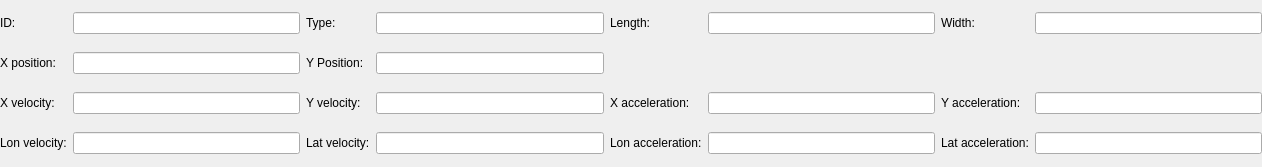
<?xml version="1.0" encoding="UTF-8"?>
<ui version="4.0">
 <class>VehicleInfo</class>
 <widget class="QWidget" name="VehicleInfo">
  <property name="geometry">
   <rect>
    <x>0</x>
    <y>0</y>
    <width>1262</width>
    <height>167</height>
   </rect>
  </property>
  <property name="windowTitle">
   <string>Form</string>
  </property>
  <layout class="QGridLayout" name="gridLayout">
   <property name="leftMargin">
    <number>0</number>
   </property>
   <property name="topMargin">
    <number>0</number>
   </property>
   <property name="rightMargin">
    <number>0</number>
   </property>
   <property name="bottomMargin">
    <number>0</number>
   </property>
   <item row="0" column="0">
    <widget class="QLabel" name="label_5">
     <property name="text">
      <string>ID:</string>
     </property>
    </widget>
   </item>
   <item row="0" column="2">
    <widget class="QLabel" name="label_6">
     <property name="text">
      <string>Type:</string>
     </property>
    </widget>
   </item>
   <item row="0" column="3">
    <widget class="QLineEdit" name="selectedTypeLineEdit">
     <property name="readOnly">
      <bool>true</bool>
     </property>
    </widget>
   </item>
   <item row="2" column="2">
    <widget class="QLabel" name="label_13">
     <property name="text">
      <string>Y velocity:</string>
     </property>
    </widget>
   </item>
   <item row="1" column="2">
    <widget class="QLabel" name="label_11">
     <property name="text">
      <string>Y Position:</string>
     </property>
    </widget>
   </item>
   <item row="0" column="6">
    <widget class="QLabel" name="label_8">
     <property name="text">
      <string>Width:</string>
     </property>
    </widget>
   </item>
   <item row="2" column="0">
    <widget class="QLabel" name="label_12">
     <property name="text">
      <string>X velocity:</string>
     </property>
    </widget>
   </item>
   <item row="2" column="1">
    <widget class="QLineEdit" name="selectedXVelLineEdit">
     <property name="readOnly">
      <bool>true</bool>
     </property>
    </widget>
   </item>
   <item row="0" column="4">
    <widget class="QLabel" name="label_7">
     <property name="text">
      <string>Length:</string>
     </property>
    </widget>
   </item>
   <item row="1" column="1">
    <widget class="QLineEdit" name="selectedXPosLineEdit">
     <property name="readOnly">
      <bool>true</bool>
     </property>
    </widget>
   </item>
   <item row="0" column="7">
    <widget class="QLineEdit" name="selectedWidthLineEdit">
     <property name="readOnly">
      <bool>true</bool>
     </property>
    </widget>
   </item>
   <item row="1" column="0">
    <widget class="QLabel" name="label_10">
     <property name="text">
      <string>X position:</string>
     </property>
    </widget>
   </item>
   <item row="1" column="3">
    <widget class="QLineEdit" name="selectedYPosLineEdit">
     <property name="readOnly">
      <bool>true</bool>
     </property>
    </widget>
   </item>
   <item row="2" column="3">
    <widget class="QLineEdit" name="selectedYVelLineEdit">
     <property name="readOnly">
      <bool>true</bool>
     </property>
    </widget>
   </item>
   <item row="0" column="5">
    <widget class="QLineEdit" name="selectedLengthLineEdit">
     <property name="readOnly">
      <bool>true</bool>
     </property>
    </widget>
   </item>
   <item row="0" column="1">
    <widget class="QLineEdit" name="selectedIDLineEdit">
     <property name="readOnly">
      <bool>true</bool>
     </property>
    </widget>
   </item>
   <item row="3" column="0">
    <widget class="QLabel" name="label_24">
     <property name="text">
      <string>Lon velocity:</string>
     </property>
    </widget>
   </item>
   <item row="3" column="1">
    <widget class="QLineEdit" name="selectedLonVelLineEdit">
     <property name="readOnly">
      <bool>true</bool>
     </property>
    </widget>
   </item>
   <item row="3" column="2">
    <widget class="QLabel" name="label_25">
     <property name="text">
      <string>Lat velocity:</string>
     </property>
    </widget>
   </item>
   <item row="3" column="3">
    <widget class="QLineEdit" name="selectedLatVelLineEdit">
     <property name="readOnly">
      <bool>true</bool>
     </property>
    </widget>
   </item>
   <item row="2" column="4">
    <widget class="QLabel" name="label_14">
     <property name="text">
      <string>X acceleration:</string>
     </property>
    </widget>
   </item>
   <item row="2" column="5">
    <widget class="QLineEdit" name="selectedXAccLineEdit">
     <property name="readOnly">
      <bool>true</bool>
     </property>
    </widget>
   </item>
   <item row="2" column="6">
    <widget class="QLabel" name="label_15">
     <property name="text">
      <string>Y acceleration:</string>
     </property>
    </widget>
   </item>
   <item row="2" column="7">
    <widget class="QLineEdit" name="selectedYAccLineEdit">
     <property name="readOnly">
      <bool>true</bool>
     </property>
    </widget>
   </item>
   <item row="3" column="4">
    <widget class="QLabel" name="label_26">
     <property name="text">
      <string>Lon acceleration:</string>
     </property>
    </widget>
   </item>
   <item row="3" column="5">
    <widget class="QLineEdit" name="selectedLonAccLineEdit">
     <property name="readOnly">
      <bool>true</bool>
     </property>
    </widget>
   </item>
   <item row="3" column="6">
    <widget class="QLabel" name="label">
     <property name="text">
      <string>Lat acceleration:</string>
     </property>
    </widget>
   </item>
   <item row="3" column="7">
    <widget class="QLineEdit" name="selectedLatAccLineEdit"/>
   </item>
  </layout>
 </widget>
 <resources/>
 <connections/>
</ui>
